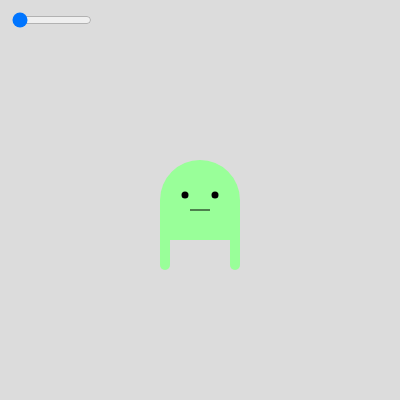
Frame 1 (no input)
Frame 60 (no input): identical to frame 1, image omitted
Frame 120 (the mouse pressed at the canvas centre since frame 60): identical to frame 1, image omitted

The p5.js sketch that drew this single still picture (run headless with seeded random() and noise() and a simulated clock; from frame 60 on, the mouse is pressed at the canvas centre):

// p5.js sketch
// ── sketch.js
// Project Title
// Your Name
// Date
//
// Extra for Experts:
// - describe what you did to take this project "above and beyond"

// global variables
let cent_x;
let cent_y;
let scale;
let headSize;

function setup() {
  createCanvas(400, 400);
  cent_x = width / 2;
  cent_y = height / 2;
  slider = createSlider(1, 3, 0.1);
  slider.position(10, 10);
  slider.size(80);
}

function draw() {
  background(220);
  headSize = slider.value();
  Alien();
}

function Alien(){
  noStroke()
  fill(153, 255, 153);
  rectMode(CENTER);
  rect(cent_x, cent_y, 80 * headSize, 80 * headSize, 50* headSize, 50 * headSize, 0, 0);
  rect(cent_x - 35 * headSize, cent_y + 55 * headSize, 10 * headSize, 30* headSize, 0, 0, 5* headSize, 5* headSize);
  rect(cent_x + 35 * headSize, cent_y + 55 * headSize, 10 * headSize, 30 * headSize, 0, 0, 5 * headSize, 5* headSize);
  fill(0, 0, 0);
  circle(cent_x + 15 * headSize, cent_y - 5 * headSize, 7 * headSize);
  circle(cent_x - 15 * headSize, cent_y - 5 * headSize, 7 * headSize);
  rect(cent_x, cent_y+ 10 * headSize, 20 * headSize, 1 * headSize);
}
